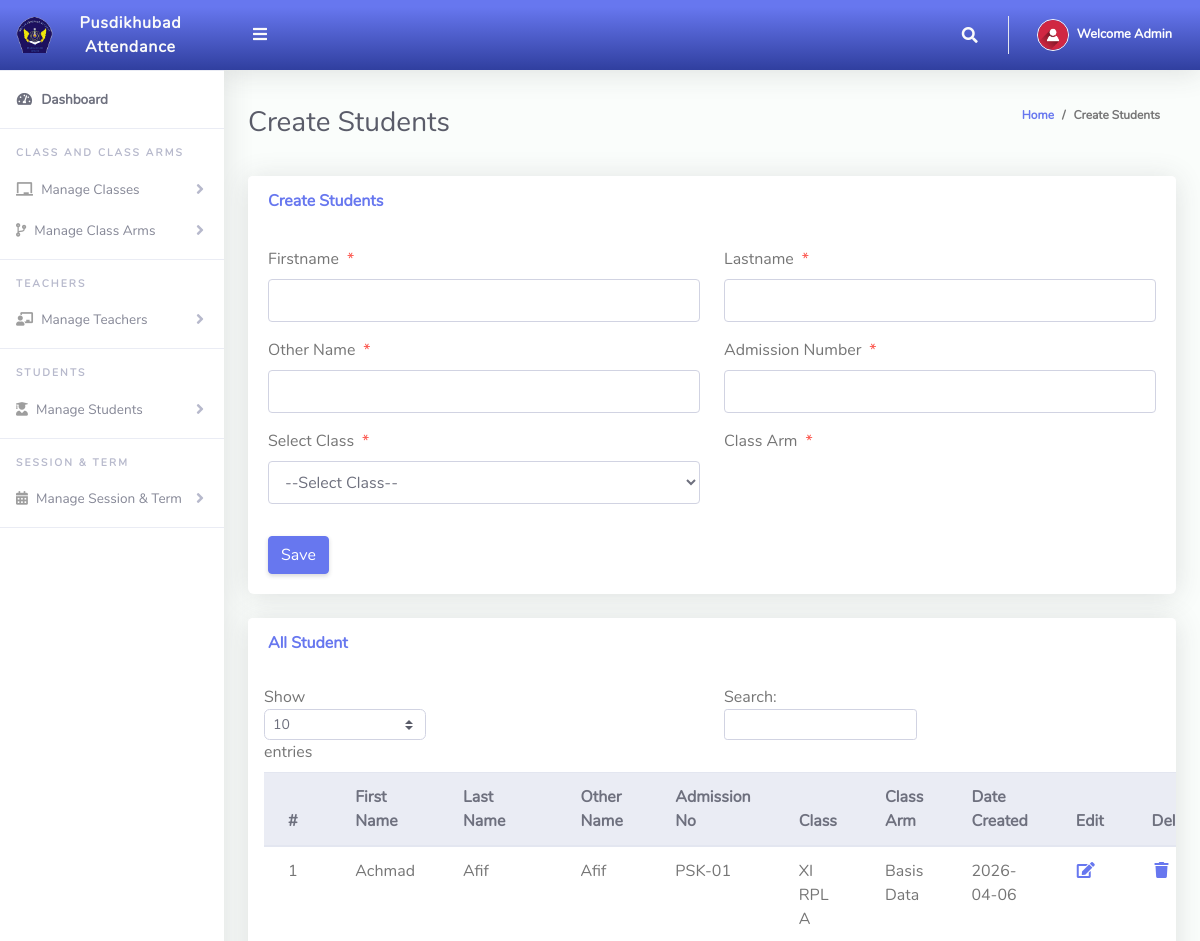
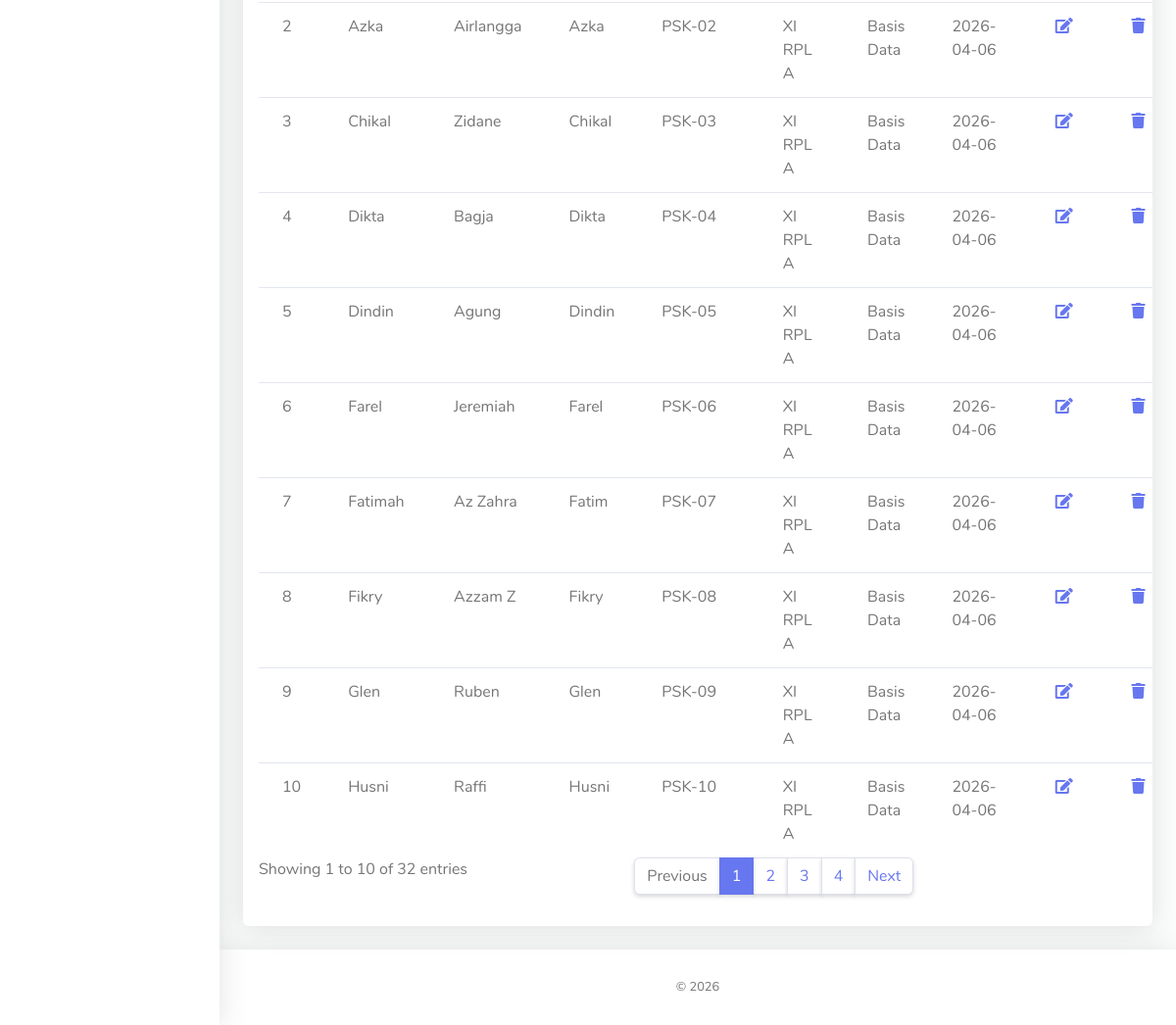
Page /Admin/createStudents.php (signed in) on the committed database (2 pictures, top to bottom).
### tables this page shows
CREATE TABLE `tblstudents` (
  `Id` int(10) NOT NULL,
  `firstName` varchar(255) NOT NULL,
  `lastName` varchar(255) NOT NULL,
  `otherName` varchar(255) NOT NULL,
  `admissionNumber` varchar(255) NOT NULL,
  `password` varchar(50) NOT NULL,
  `classId` varchar(10) NOT NULL,
  `classArmId` varchar(10) NOT NULL,
  `dateCreated` varchar(50) NOT NULL
);

CREATE TABLE `tblclass` (
  `Id` int(10) NOT NULL,
  `className` varchar(255) NOT NULL
);

CREATE TABLE `tblclassarms` (
  `Id` int(10) NOT NULL,
  `classId` varchar(10) NOT NULL,
  `classArmName` varchar(255) NOT NULL,
  `isAssigned` varchar(10) NOT NULL
);

### Admin/createStudents.php (the view, shortened to what this page needs)
<?php
include '../Includes/dbcon.php';
?>
<!DOCTYPE html>
<html lang="en">
<head>
  <link href="../vendor/fontawesome-free/css/all.min.css" rel="stylesheet" type="text/css">
  <link href="../vendor/bootstrap/css/bootstrap.min.css" rel="stylesheet" type="text/css">
  <link href="css/ruang-admin.min.css" rel="stylesheet">
</head>
<body id="page-top">
  <div id="wrapper">
      <?php include "Includes/sidebar.php";?>
    <div id="content-wrapper" class="d-flex flex-column">
      <div id="content">
       <?php include "Includes/topbar.php";?>
        <div class="container-fluid" id="container-wrapper">
          <div class="d-sm-flex align-items-center justify-content-between mb-4">
            <h1 class="h3 mb-0 text-gray-800">Create Students</h1>
            <ol class="breadcrumb">
              <li class="breadcrumb-item"><a href="./">Home</a></li>
              <li class="breadcrumb-item active" aria-current="page">Create Students</li>
            </ol>
          </div>
          <div class="row">
            <div class="col-lg-12">
              <div class="card mb-4">
                <div class="card-header py-3 d-flex flex-row align-items-center justify-content-between">
                  <h6 class="m-0 font-weight-bold text-primary">Create Students</h6>
                </div>
                <div class="card-body">
                  <form method="post">
                   <div class="form-group row mb-3">
                        <div class="col-xl-6">
                        <label class="form-control-label">Firstname<span class="text-danger ml-2">*</span></label>
                        <input type="text" class="form-control" name="firstName" value="<?php echo $row['firstName'];?>" id="exampleInputFirstName" >
                        </div>
                        <div class="col-xl-6">
                        <label class="form-control-label">Lastname<span class="text-danger ml-2">*</span></label>
                      <input type="text" class="form-control" name="lastName" value="<?php echo $row['lastName'];?>" id="exampleInputFirstName" >
                        </div>
                    </div>
                     <div class="form-group row mb-3">
                        <div class="col-xl-6">
                        <label class="form-control-label">Other Name<span class="text-danger ml-2">*</span></label>
                        <input type="text" class="form-control" name="otherName" value="<?php echo $row['otherName'];?>" id="exampleInputFirstName" >
                        </div>
                        <div class="col-xl-6">
                        <label class="form-control-label">Admission Number<span class="text-danger ml-2">*</span></label>
                      <input type="text" class="form-control" required name="admissionNumber" value="<?php echo $row['admissionNumber'];?>" id="exampleInputFirstName" >
                        </div>
                    </div>
                    <div class="form-group row mb-3">
                        <div class="col-xl-6">
                        <label class="form-control-label">Select Class<span class="text-danger ml-2">*</span></label>
                         <?php
                        $qry= "SELECT * FROM tblclass ORDER BY className ASC";
                        $result = $conn->query($qry);
                        $num = $result->num_rows;
                        if ($num > 0){
                          echo ' <select required name="classId" onchange="classArmDropdown(this.value)" class="form-control mb-3">';
                          echo'<option value="">--Select Class--</option>';
                                  echo '</select>';
                              }
                            ?>
                        </div>
                        <div class="col-xl-6">
                        <label class="form-control-label">Class Arm<span class="text-danger ml-2">*</span></label>
                        </div>
                    </div>
                      <?php
                    if (isset($Id))
                    {
                    ?>
                    <button type="submit" name="update" class="btn btn-warning">Update</button>
                    &nbsp;&nbsp;&nbsp;&nbsp;&nbsp;&nbsp;&nbsp;&nbsp;&nbsp;&nbsp;
                    <?php
                    } else {
                    ?>
                    <button type="submit" name="save" class="btn btn-primary">Save</button>
                    <?php
                    }
                    ?>
                  </form>
                </div>
              </div>
                 <div class="row">
              <div class="col-lg-12">
              <div class="card mb-4">
                <div class="card-header py-3 d-flex flex-row align-items-center justify-content-between">
                  <h6 class="m-0 font-weight-bold text-primary">All Student</h6>
                </div>
                <div class="table-responsive p-3">
                  <table class="table align-items-center table-flush table-hover" id="dataTableHover">
                    <thead class="thead-light">
                      <tr>
                        <th>#</th>
                        <th>First Name</th>
                        <th>Last Name</th>
                        <th>Other Name</th>
                        <th>Admission No</th>
                        <th>Class</th>
                        <th>Class Arm</th>
                        <th>Date Created</th>
                         <th>Edit</th>
                        <th>Delete</th>
                      </tr>
                    </thead>
                    <tbody>
                  <?php
                      $query = "SELECT tblstudents.Id,tblclass.className,tblclassarms.classArmName,tblclassarms.Id AS classArmId,tblstudents.firstName,
                      tblstudents.lastName,tblstudents.otherName,tblstudents.admissionNumber,tblstudents.dateCreated
                      FROM tblstudents
                      INNER JOIN tblclass ON tblclass.Id = tblstudents.classId
                      INNER JOIN tblclassarms ON tblclassarms.Id = tblstudents.classArmId
                      ORDER BY tblstudents.admissionNumber ASC";
                      $rs = $conn->query($query);
                      $num = $rs->num_rows;
                      $sn=0;
                      if($num > 0)
                      {
                        while ($rows = $rs->fetch_assoc())
                          {
                             $sn = $sn + 1;
                            echo"
                              <tr>
                                <td>".$sn."</td>
                                <td>".$rows['firstName']."</td>
                                <td>".$rows['lastName']."</td>
                                <td>".$rows['otherName']."</td>
                                <td>".$rows['admissionNumber']."</td>
                                <td>".$rows['className']."</td>
                                <td>".$rows['classArmName']."</td>
                                 <td>".$rows['dateCreated']."</td>
                                <td><a href='?action=edit&Id=".$rows['Id']."'><i class='fas fa-fw fa-edit'></i></a></td>
                                <td><a href='?action=delete&Id=".$rows['Id']."'><i class='fas fa-fw fa-trash'></i></a></td>
                              </tr>";
                          }
                      }
                      else
                      {
                           echo
                           "<div class='alert alert-danger' role='alert'>
                            No Record Found!
                            </div>";
                      }
                      ?>
                    </tbody>
                  </table>
                </div>
              </div>
            </div>
            </div>
          </div>
        </div>
      </div>
       <?php include "Includes/footer.php";?>
    </div>
  </div>
</body>
</html>

### Admin/Includes/topbar.php (shortened to what this page needs)
<?php
  $query = "SELECT * FROM tbladmin WHERE Id = ".$_SESSION['userId']."";
  $rs = $conn->query($query);
  $rows = $rs->fetch_assoc();
  $fullName = $rows['firstName']." ".$rows['lastName'];
?>
<nav class="navbar navbar-expand navbar-light bg-gradient-primary topbar mb-4 static-top">
          <button id="sidebarToggleTop" class="btn btn-link rounded-circle mr-3">
            <i class="fa fa-bars"></i>
          </button>
          <ul class="navbar-nav ml-auto">
            <li class="nav-item dropdown no-arrow">
              <a class="nav-link dropdown-toggle" href="#" id="searchDropdown" role="button" data-toggle="dropdown"
                aria-haspopup="true" aria-expanded="false">
                <i class="fas fa-search fa-fw"></i>
              </a>
            </li>
            <li class="nav-item dropdown no-arrow">
              <a class="nav-link dropdown-toggle" href="#" id="userDropdown" role="button" data-toggle="dropdown"
                aria-haspopup="true" aria-expanded="false">
                <img class="img-profile rounded-circle" src="img/user-icn.png" style="max-width: 60px">
                <span class="ml-2 d-none d-lg-inline text-white small"><b>Welcome <?php echo $fullName;?></b></span>
              </a>
            </li>
          </ul>
        </nav>

### rows in the picture
tblstudents: firstName "Achmad", lastName "Afif", otherName "Afif", admissionNumber "PSK-01", classId.className "XI RPL A", classArmId.classArmName "Basis Data", dateCreated "2026-04-06"
tblstudents: firstName "Azka", lastName "Airlangga", otherName "Azka", admissionNumber "PSK-02", classId.className "XI RPL A", classArmId.classArmName "Basis Data", dateCreated "2026-04-06"
tblstudents: firstName "Chikal", lastName "Zidane", otherName "Chikal", admissionNumber "PSK-03", classId.className "XI RPL A", classArmId.classArmName "Basis Data", dateCreated "2026-04-06"
tblstudents: firstName "Dikta", lastName "Bagja", otherName "Dikta", admissionNumber "PSK-04", classId.className "XI RPL A", classArmId.classArmName "Basis Data", dateCreated "2026-04-06"
tblstudents: firstName "Dindin", lastName "Agung", otherName "Dindin", admissionNumber "PSK-05", classId.className "XI RPL A", classArmId.classArmName "Basis Data", dateCreated "2026-04-06"
tblstudents: firstName "Farel", lastName "Jeremiah", otherName "Farel", admissionNumber "PSK-06", classId.className "XI RPL A", classArmId.classArmName "Basis Data", dateCreated "2026-04-06"
tblstudents: firstName "Fatimah", lastName "Az Zahra", otherName "Fatim", admissionNumber "PSK-07", classId.className "XI RPL A", classArmId.classArmName "Basis Data", dateCreated "2026-04-06"
tblstudents: firstName "Fikry", lastName "Azzam Z", otherName "Fikry", admissionNumber "PSK-08", classId.className "XI RPL A", classArmId.classArmName "Basis Data", dateCreated "2026-04-06"
tblstudents: firstName "Glen", lastName "Ruben", otherName "Glen", admissionNumber "PSK-09", classId.className "XI RPL A", classArmId.classArmName "Basis Data", dateCreated "2026-04-06"
tblstudents: firstName "Husni", lastName "Raffi", otherName "Husni", admissionNumber "PSK-10", classId.className "XI RPL A", classArmId.classArmName "Basis Data", dateCreated "2026-04-06"

### other values in the picture
$fullName "Admin"
